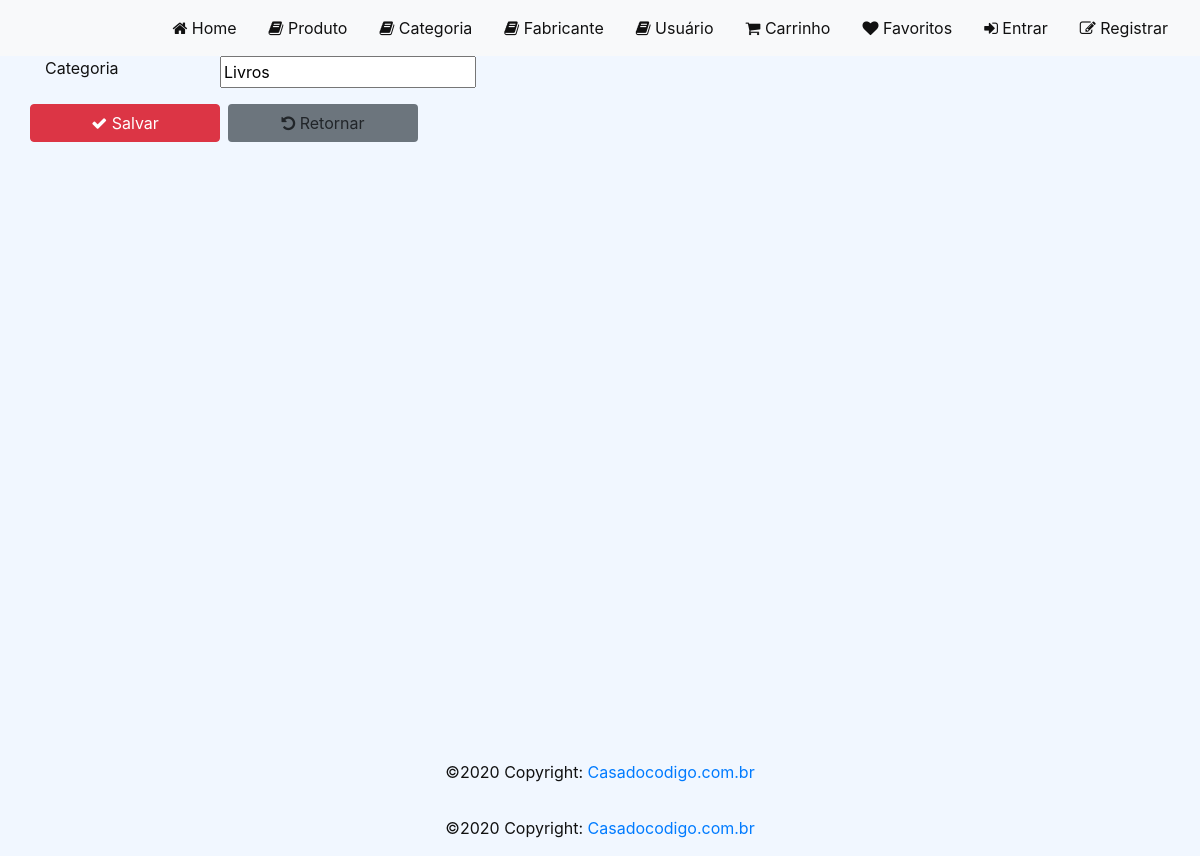
The app's page /categoria/edit/1, older data.
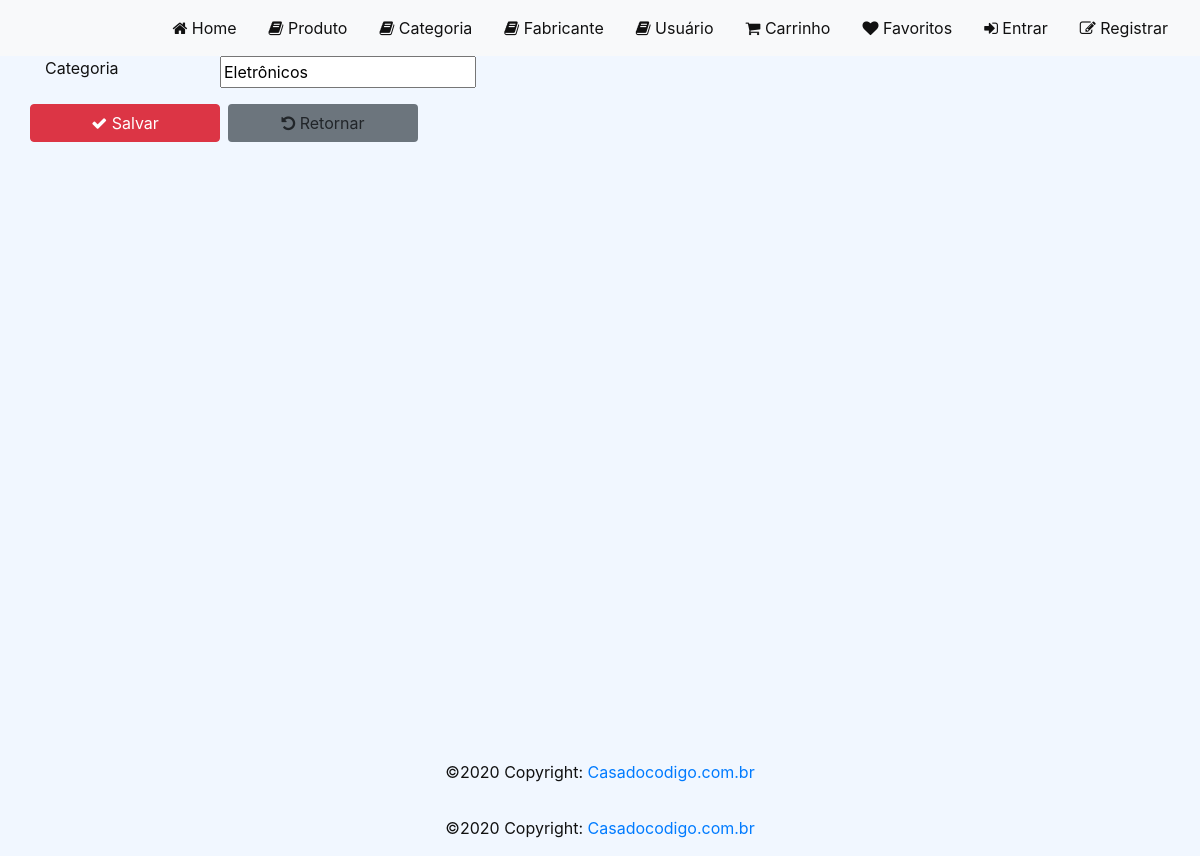
The same page, newer data.
### loja/models/Categoria.py (models this page shows, shortened)
class Categoria(models.Model):
    Categoria = models.CharField(null=False, max_length=100)
    criado_em = models.DateTimeField(auto_now_add=True)
    alterado_em = models.DateTimeField(auto_now=True)

### loja/views/CategoriaView.py (the view)
def edit_categoria_view(request, id=None):
    categoria = get_object_or_404(Categoria, id=id)
    if request.method == 'POST':
        nome = request.POST.get('Categoria')
        if nome:
            categoria.Categoria = nome
            categoria.save()
            return redirect('categoria')
    context = {'categoria': categoria}
    return render(request, template_name='categoria/categoria-edit.html', context=context, status=200)

### loja/templates/categoria/categoria-edit.html (shortened to what this page needs)
{% extends "base.html" %}
{% load static %}
{% block content %}
<div id="content">
    <div class="container">
        <form method="POST" action="{% url 'edit_categoria' categoria.id %}">
            <div class="row">
                <label for="Categoria" class="col-md-2">Categoria</label>
                <input name="Categoria" value="{{ categoria.Categoria }}">
            </div>
            <div class="row">
                <button type="submit" class="btn btn-danger col-md-2 mt-3 mr-2"><i class="fa fa-check"></i> Salvar</button>
                <a href="{% url 'categoria' %}" class="btn bg-secondary col-md-2 mt-3"><i class="fa fa-rotate-left"></i> Retornar</a>
            </div>
        </form>
    </div>
</div>
{% endblock %}

Row changes from the older to the newer data that the page shows:
changed Categoria: Categoria "Livros" → "Eletrônicos"
